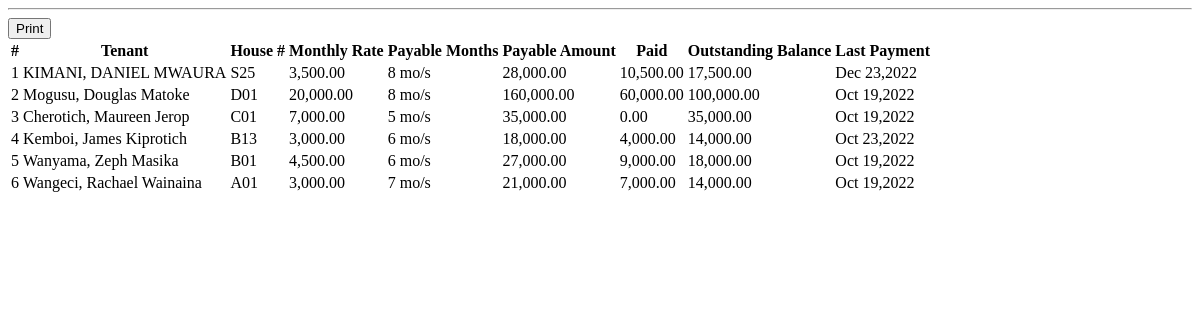
Before: /balance_report.php with the older database file.
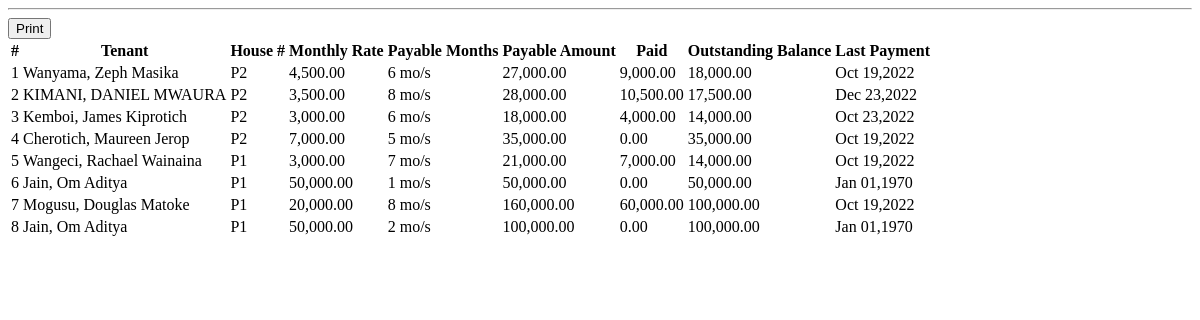
After: the same page with the newer database file.
### tables this page shows
CREATE TABLE `tenants` (
  `id` int(30) NOT NULL,
  `firstname` varchar(100) NOT NULL,
  `middlename` varchar(100) NOT NULL,
  `lastname` varchar(100) NOT NULL,
  `email` varchar(100) NOT NULL,
  `contact` varchar(50) NOT NULL,
  `house_id` int(30) NOT NULL,
  `status` tinyint(1) NOT NULL DEFAULT 1 COMMENT '1 = active, 0= inactive',
  `date_in` date NOT NULL
);

CREATE TABLE `houses` (
  `id` int(30) NOT NULL,
  `house_no` varchar(50) NOT NULL,
  `flat_no` varchar(100) NOT NULL,
  `price` double NOT NULL
);

CREATE TABLE `payments` (
  `id` int(30) NOT NULL,
  `tenant_id` int(30) NOT NULL,
  `amount` float NOT NULL,
  `invoice` varchar(50) NOT NULL,
  `date_created` datetime NOT NULL DEFAULT current_timestamp()
);

### balance_report.php (the view, shortened to what this page needs)
<?php include 'db_connect.php' ?>
<div class="container-fluid">
	<div class="col-lg-12">
		<div class="card">
			<div class="card-body">
				<div class="col-md-12">
					<hr>
						<div class="row">
							<div class="col-md-12 mb-2">
							<button class="btn btn-sm btn-block btn-success col-md-2 ml-1 float-right" type="button" id="print"><i class="fa fa-print"></i> Print</button>
							</div>
						</div>
					<div id="report">
						<div class="row">
							<table class="table table-bordered">
								<thead>
									<tr>
										<th>#</th>
										<th>Tenant</th>
										<th>House #</th>
										<th>Monthly Rate</th>
										<th>Payable Months</th>
										<th>Payable Amount</th>
										<th>Paid</th>
										<th>Outstanding Balance</th>
										<th>Last Payment</th>
									</tr>
								</thead>
								<tbody>
									<?php
									$i = 1;
									$tenants =$conn->query("SELECT t.*,concat(t.lastname,', ',t.firstname,' ',t.middlename) as name,h.house_no,h.price FROM tenants t inner join houses h on h.id = t.house_id where t.status = 1 order by h.house_no desc ");
									if($tenants->num_rows > 0):
									while($row=$tenants->fetch_assoc()):
										$months = abs(strtotime(date('Y-m-d')." 23:59:59") - strtotime($row['date_in']." 23:59:59"));
										$months = floor(($months) / (30*60*60*24) + 1);
										$payable = $row['price'] * $months;
										$paid = $conn->query("SELECT SUM(amount) as paid FROM payments where tenant_id =".$row['id']);
										$last_payment = $conn->query("SELECT * FROM payments where tenant_id =".$row['id']." order by unix_timestamp(date_created) desc limit 1");
										$paid = $paid->num_rows > 0 ? $paid->fetch_array()['paid'] : 0;
										$last_payment = $last_payment->num_rows > 0 ? date("M d, Y",strtotime($last_payment->fetch_array()['date_created'])) : 'N/A';
										$outstanding = $payable - $paid;
									?>
									<tr>
										<td><?php echo $i++ ?></td>
										<td><?php echo ucwords($row['name']) ?></td>
										<td><?php echo $row['house_no'] ?></td>
										<td class="text-right"><?php echo number_format($row['price'],2) ?></td>
										<td class="text-right"><?php echo $months.' mo/s' ?></td>
										<td class="text-right"><?php echo number_format($payable,2) ?></td>
										<td class="text-right"><?php echo number_format($paid,2) ?></td>
										<td class="text-right"><?php echo number_format($outstanding,2) ?></td>
										<td><?php echo date('M d,Y',strtotime($last_payment)) ?></td>
									</tr>
								<?php endwhile; ?>
								<?php else: ?>
									<tr>
										<th colspan="9"><center>No Data.</center></th>
									</tr>
								<?php endif; ?>
								</tbody>
							</table>
						</div>
					</div>
				</div>
			</div>
		</div>
	</div>
</div>

Changed rows visible on the page:
changed through a linked row, tenants (number 1 of 8 on the later page): house.house_no "B01" → "P2"; moves up the list
changed through a linked row, tenants "Dec 23,2022": house.house_no "S25" → "P2"
changed through a linked row, tenants: house.house_no "B13" → "P2"; moves up the list
changed through a linked row, tenants (number 4 of 8 on the later page): house.house_no "C01" → "P2"; moves down the list
changed through a linked row, tenants (number 5 of 8 on the later page): house.house_no "A01" → "P1"; moves up the list
added tenants: name "Jain, Om Aditya", house.house_no "P1", house.price "50,000.00", date_in "1", payable "50,000.00", paid "0.00", outstanding "50,000.00", last_payment "Jan 01,1970"
changed through a linked row, tenants (number 7 of 8 on the later page): house.house_no "D01" → "P1"
added tenants: name "Jain, Om Aditya", house.house_no "P1", house.price "50,000.00", date_in "2", payable "100,000.00", paid "0.00", outstanding "100,000.00", last_payment "Jan 01,1970"
